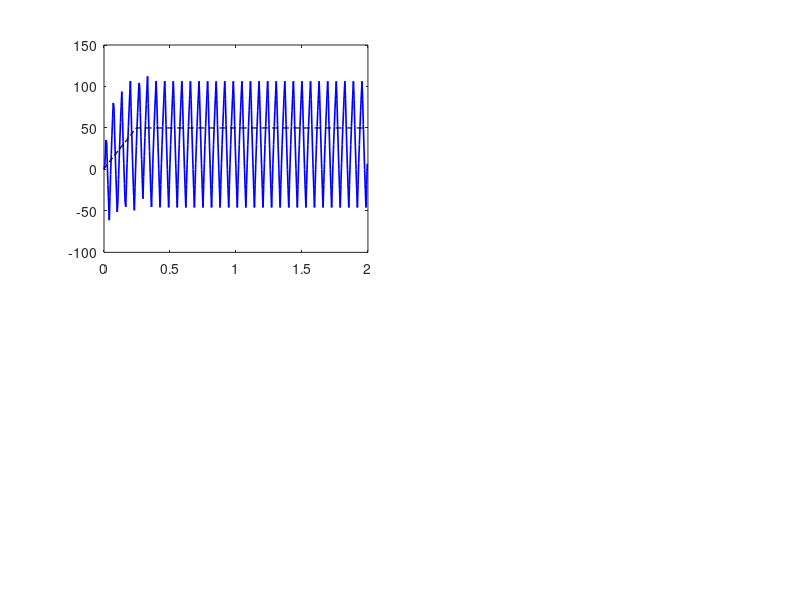

Here is the MATLAB script that generated this plot: (Note: this script raises an error after producing the figure.)
%% Aşama 2.3 → 2b — Gerçekçi kapalı-döngü simülasyon (sim-to-real gap doğrulama)
%
% Amaç: Aşama 2.3'te ampirik bulunan Kp=0.002'yi TEORİK doğrulamak.
% Aşama 2.1 Simulink modeli IDEAL ölçüm varsaymıştı → conservative Kp=0.1163
% mükemmel görünüyordu. Gerçek sistemde bang-bang verdi. Bu script gerçek
% sistemin efektlerini modele ekler:
%   1. Encoder kuantizasyonu (1 count ≈ 18.7 rad/s @ 7ms)
%   2. Moving-average ölçüm filtresi (WINDOW=5)
%   3. Duty saturation (±0.50)
%   4. Setpoint slew rate
%   5. V_sat sürücü kaybı
%
% Beklenti: conservative (Kp=0.1163) → bang-bang; ampirik (Kp=0.002) → stabil.
% Bu, sim-to-real gap'i kapatır ve ampirik kazancı teorik temellendirir.
%
% Referans: [Franklin2010] §6.4, [AstromMurray2008] §10.2-10.4, [Ljung1999] §16

clear; close all; clc;

% ── Plant parametreleri (Aşama 1) ─────────────────────────────────
K       = 53.89;     % rad/s/V
tau     = 0.0605;    % s
V_sup   = 12.15;     % V
V_sat   = 0.5;       % V
Ts      = 0.005;     % s (200 Hz)
duty_max = 0.50;

% ── Gerçekçi efektler ─────────────────────────────────────────────
QUANT   = 18.7;      % rad/s — encoder kuantizasyon adımı (gözlemlenen)
WINDOW  = 5;         % moving-average pencere
SLEW    = 200;       % rad/s/s setpoint slew
SP      = 50;        % rad/s hedef setpoint
T_END   = 2.0;       % s simülasyon süresi

% Plant ayrık (ZOH): Veff → ω
sysc = tf(K, [tau 1]);
sysd = c2d(sysc, Ts);
[bnum, bden] = tfdata(sysd, 'v');   % ω[k] = -bden(2)*ω[k-1] + bnum(2)*Veff[k-1]

% ── İki kazanç setini simüle et ───────────────────────────────────
gains = struct('name', {'conservative (2.1)', 'ampirik (2.3)'}, ...
               'Kp',   {0.1163, 0.002}, ...
               'Ki',   {4.0447, 0.1});

N = round(T_END / Ts);
t = (0:N-1) * Ts;

figure('Visible','off','Position',[50 50 1100 700],'Color','w');

for g = 1:numel(gains)
    Kp = gains(g).Kp;  Ki = gains(g).Ki;
    T_t = Kp / Ki;     % anti-windup tracking time

    % State
    omega_true = 0;          % gerçek hız (plant çıkışı)
    Veff_prev  = 0;
    omega_prev = 0;
    integ      = 0;
    prev_err   = 0;
    sp_actual  = 0;
    win = zeros(1, WINDOW);  wi = 1; wfill = 0;

    omega_log = zeros(1,N);  u_log = zeros(1,N);  sp_log = zeros(1,N);  meas_log = zeros(1,N);

    for k = 1:N
        % Setpoint slew
        d = SP - sp_actual;
        ms = SLEW * Ts;
        if d > ms, sp_actual = sp_actual + ms;
        elseif d < -ms, sp_actual = sp_actual - ms;
        else, sp_actual = SP; end

        % Encoder kuantizasyon (gerçek hız → ölçülen)
        omega_meas = round(omega_true / QUANT) * QUANT;

        % Moving-average filtre
        win(wi) = omega_meas;  wi = mod(wi, WINDOW) + 1;
        if wfill < WINDOW, wfill = wfill + 1; end
        omega_filt = sum(win) / wfill;

        % PI (Tustin) + anti-windup
        err = sp_actual - omega_filt;
        u_p = Kp * err;
        integ = integ + Ki * Ts * 0.5 * (err + prev_err);
        u_unsat = u_p + integ;
        u_sat = max(min(u_unsat, duty_max), -duty_max);
        if T_t > 0
            integ = integ + (Ts / T_t) * (u_sat - u_unsat);
        end
        prev_err = err;

        % Duty → V_eff (işaret + V_sat kaybı)
        Veff = V_sup * u_sat - sign(u_sat) * V_sat;

        % Plant (ayrık): ω[k] = -bden(2)*ω[k-1] + bnum(2)*Veff[k-1]
        omega_true = -bden(2)*omega_prev + bnum(2)*Veff_prev;
        omega_prev = omega_true;  Veff_prev = Veff;

        omega_log(k) = omega_true;  u_log(k) = u_sat;
        sp_log(k) = sp_actual;      meas_log(k) = omega_meas;
    end

    % Metrik
    tail = round(0.6*N):N;
    om_ss = mean(omega_log(tail));  om_sd = std(omega_log(tail));
    u_sd  = std(u_log(tail));
    bang  = u_sd > 0.2 || (max(u_log(tail))-min(u_log(tail))) > 0.6;
    if bang, verdict = 'BANG-BANG'; else, verdict = 'STABIL'; end
    fprintf('%-22s Kp=%.4f Ki=%.4f → ω_ss=%.1f, ω_std=%.1f, u_std=%.3f → %s\n', ...
        gains(g).name, Kp, Ki, om_ss, om_sd, u_sd, verdict);

    % Plot
    subplot(2,2,g);
    plot(t, omega_log, 'b', 'LineWidth', 1.2); hold on
    plot(t, sp_log, 'k--', 'LineWidth', 1);
    yline(SP, 'r:');
    grid on; xlabel('t (s)'); ylabel('\omega (rad/s)');
    title(sprintf('%s — Kp=%.4f, Ki=%.3f', gains(g).name, Kp, Ki));
    legend('\omega','setpoint(slew)','Location','best');
    ylim([-300 300]);

    subplot(2,2,g+2);
    plot(t, u_log, 'm', 'LineWidth', 1.2); hold on
    yline(duty_max, 'r:'); yline(-duty_max, 'r:');
    grid on; xlabel('t (s)'); ylabel('U (duty)');
    title(sprintf('Kontrol çıkışı — u\\_std=%.3f (%s)', u_sd, verdict));
    ylim([-0.6 0.6]);
end

sgtitle('Aşama 2.3→2b: Gerçekçi model (kuantizasyon+filtre+saturation) — sim-to-real doğrulama');
out = fullfile(fileparts(mfilename('fullpath')), 'results', '2_3_realistic_sim');
if ~exist(out,'dir'), mkdir(out); end
exportgraphics(gcf, fullfile(out, 'realistic_sim_verification.png'), 'Resolution', 150);
fprintf('\nPlot: %s\n', fullfile(out, 'realistic_sim_verification.png'));
